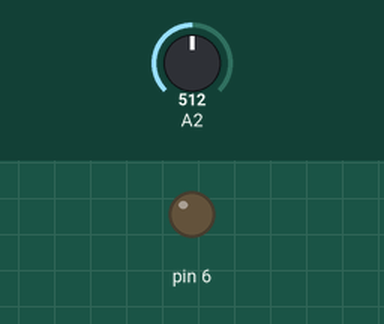
Recording of a sketch running on a simulated Arduino Uno, built with avr-gcc and run on an emulated ATmega328P. Shown: output pins drawn as LEDs (lit = HIGH). Inputs (shaded band) come from the test bench; at power-on: A2 = 512.

Above: at 0.05 s.
At 7.55 s:
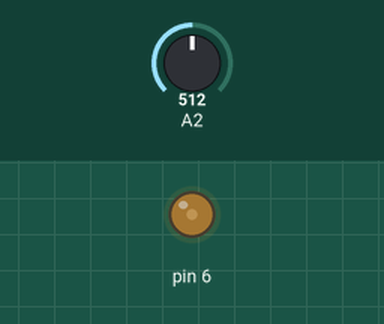
At 10.0 s:
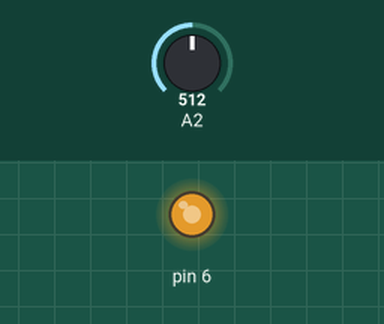
Timing chart, 0 to 13.0 s (numbered marks = the images above):
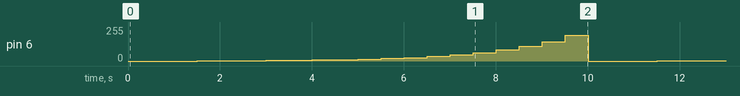

The sketch:

pwm2.ino
```cpp
void setup() {

pinMode(6,OUTPUT);

}
double pot=0;
double starke=0;
void loop() {

pot=analogRead(A2);

for(int i=0; i<20;i++)
{

starke=exp(((100/20.0)*i)/(100.0/log(256)))-1;
analogWrite(6,starke);
delay(500);
}


}
```

Measured:
- by itself, pin 6: repeats every 10.0 s: 2/255 0.50 s, 3/255 0.50 s, 4/255 0.50 s, 5/255 0.50 s, 8/255 0.50 s, 11/255 0.50 s, 15/255 0.50 s, 20/255 0.50 s, 26/255 0.50 s, 35/255 0.50 s, 47/255 0.50 s, 63/255 0.50 s, 83/255 0.50 s, 110/255 0.50 s, 146/255 0.50 s, 193/255 0.50 s, 0/255 1.5 s, 1/255 0.50 s
